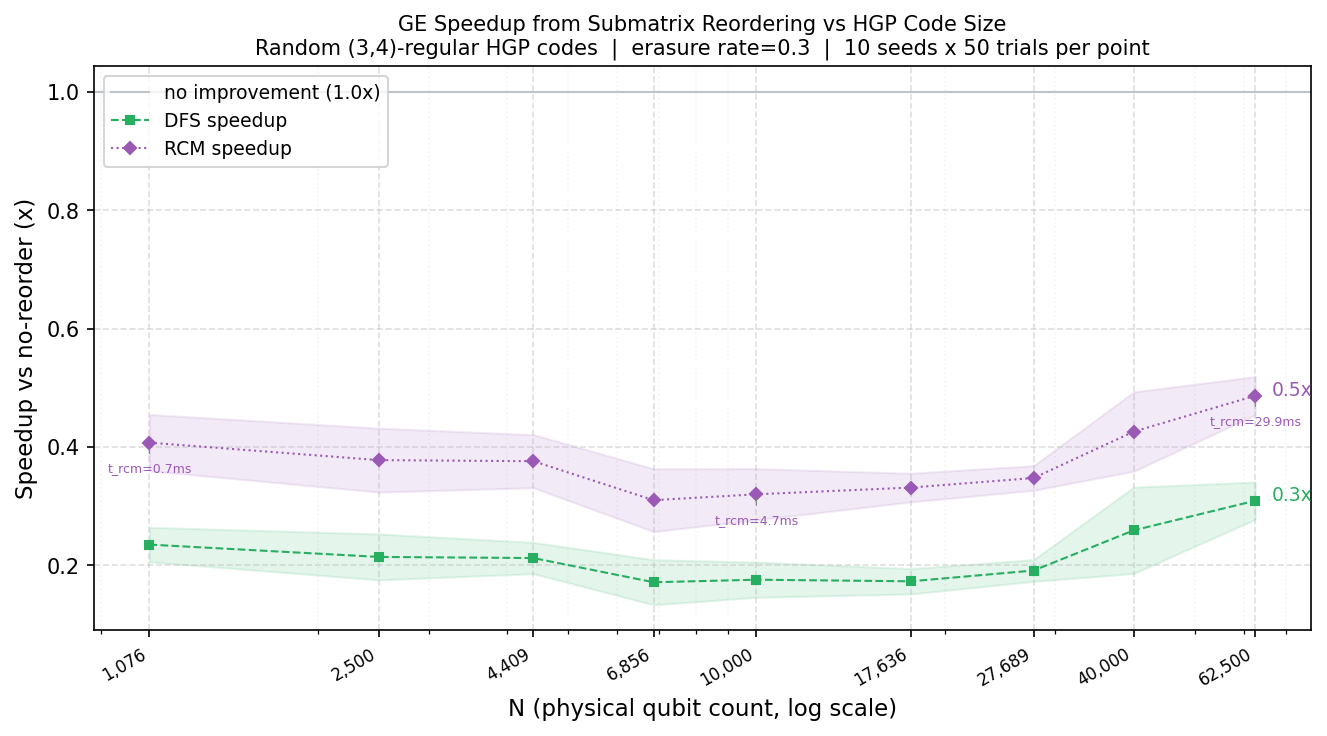

This figure's Python source:
# scaling_experiment.py
#
# Demonstrate that reordering (DFS, RCM) provides increasing GE speedup
# as HGP code size grows. Uses random (3,4)-regular classical seed codes
# to build HGP codes across a wide range of N (physical qubit count).
#
# Design:
#   - 9 code sizes: N ≈ 625 to 35000
#   - 10 random seed codes per size (k=0..9)
#   - Fixed erasure rate 0.30
#   - 50 trials per (code, strategy)
#   - Speedup ratio = mean_t_ge[none] / mean_t_ge[strategy]
#   - GE time averaged over GE-needed trials only
#
# Output:
#   stats_scaling_experiment.msgpack  — all raw data
#   scaling_experiment.png            — speedup ratio vs N plot
#
# Usage
# ─────
#   Run benchmark + plot (default):
#       python scaling_experiment.py
#
#   Benchmark only:
#       python scaling_experiment.py --benchmark
#
#   Plot only (requires stat file):
#       python scaling_experiment.py --plot
#
#   Custom parameters:
#       python scaling_experiment.py --trials 30 --seeds 5
#
#   Custom output paths:
#       python scaling_experiment.py --stat-file ./stats/scaling.msgpack
#                                    --plot-file ./plots/scaling.png
#
# From a notebook or another script:
#   from scaling_experiment import run_scaling_experiment, plot_scaling_experiment
#   run_scaling_experiment()
#   plot_scaling_experiment()

import numpy as np
import matplotlib.pyplot as plt
import matplotlib.lines as mlines
import time
import os
import argparse
import msgpack

# Import reorder functions and decoders from existing scripts
from experiments.peeling_reorder_benchmark import (
    no_reorder,
    dfs_reorder,
    cm_reorder,
    peeling_decoder,
    build_hgp,
    build_hgp_sparse,
    get_row_nonzeros,
    extract_residual_submatrix,
)
from core.sparse_gaussian_elimination_v3 import erasure_decode_sparse_v3
# from ge_decoder import erasure_decode_sparse_v3

# ── Experiment parameters ──────────────────────────────────────────────────

# Classical seed code lengths → HGP N values
# n=20  → N=625,   n=30  → N=1384,  n=40  → N=2500
# n=50  → N=3869,  n=60  → N=5625,  n=80  → N=10000
# n=100 → N=15625, n=120 → N=22500, n=150 → N=35044
CLASSICAL_SIZES = [20, 30, 40, 50, 60, 80, 100, 120, 150]
# CLASSICAL_SIZES = [20, 30, 40, 50]   # N up to ~10,000
ROW_WEIGHT      = 4
COL_WEIGHT      = 3
ERASURE_RATE    = 0.42
N_TRIALS        = 50
N_SEEDS         = 5
RANDOM_SEED     = 42       # base seed — seed k uses RANDOM_SEED + k
STAT_FILE       = "stats_scaling_experiment.msgpack"
PLOT_FILE       = "scaling_experiment.png"

REORDER_STRATEGIES = {
    "none": no_reorder,
    "dfs" : dfs_reorder,
    "rcm" : cm_reorder,
}

STRATEGY_STYLE = {
    "dfs": {
        "color"    : "#27ae60",
        "linestyle": "--",
        "marker"   : "s",
        "label"    : "DFS",
    },
    "rcm": {
        "color"    : "#9b59b6",
        "linestyle": ":",
        "marker"   : "D",
        "label"    : "RCM",
    },
}


# ── Random LDPC generator ──────────────────────────────────────────────────
def make_random_ldpc(n, row_weight, seed):
    """
    Generate a random (row_weight, col_weight)-regular classical LDPC
    parity-check matrix H of shape (m, n) where m = n * row_weight // col_weight.
    Each row has exactly row_weight nonzeros chosen uniformly at random.

    Inputs:
        n:          int, number of variable nodes
        row_weight: int, number of ones per row
        seed:       int, random seed

    Returns:
        H: numpy 2D array, dtype=int, shape (m, n)
    """
    rng = np.random.default_rng(seed)
    m   = n * row_weight // COL_WEIGHT
    H   = np.zeros((m, n), dtype=int)
    for i in range(m):
        cols       = rng.choice(n, size=row_weight, replace=False)
        H[i, cols] = 1
    return H


def hgp_N(n):
    """Return physical qubit count N for HGP built from classical code of length n."""
    m = n * ROW_WEIGHT // COL_WEIGHT
    return n * n + m * m


# ── Stat file I/O ──────────────────────────────────────────────────────────
def save_stats(stats, stat_file):
    """Serialize stats dict to msgpack binary file."""
    os.makedirs(os.path.dirname(stat_file) or ".", exist_ok=True)
    with open(stat_file, "wb") as f:
        msgpack.pack(stats, f)
    print(f"Stats saved → {stat_file}")


def load_stats(stat_file):
    """Load stats dict from msgpack binary file. Returns None if not found."""
    if not os.path.exists(stat_file):
        return None
    with open(stat_file, "rb") as f:
        return msgpack.unpack(f)


# ── Benchmark ──────────────────────────────────────────────────────────────
def run_scaling_experiment(
    classical_sizes = CLASSICAL_SIZES,
    row_weight      = ROW_WEIGHT,
    erasure_rate    = ERASURE_RATE,
    n_trials        = N_TRIALS,
    n_seeds         = N_SEEDS,
    random_seed     = RANDOM_SEED,
    stat_file       = STAT_FILE,
    debug           = False,
    use_dfs         = True,
):
    """
    Benchmark GE speedup from reordering across HGP code sizes.

    For each classical code size n and each random seed k:
        1. Generate random (3,4)-regular classical H
        2. Build HGP Hx
        3. For each strategy (none, dfs, rcm):
               Apply reorder ONCE — record t_reorder_ms
               Run 50 trials at erasure_rate=0.30:
                   peeling → if residual: Sparse GE v3
                   Record t_ge for GE-needed trials only
        4. Compute speedup_dfs = t_ge_none / t_ge_dfs
                  speedup_rcm = t_ge_none / t_ge_rcm

    Stat file schema:
    {
      "params": {
        "classical_sizes", "row_weight", "erasure_rate",
        "n_trials", "n_seeds", "random_seed"
      },
      "results": [
        {
          "n_classical"  : int,
          "N"            : int,
          "seed_k"       : int,
          "strategies"   : {
            "none" | "dfs" | "rcm": {
              "t_reorder_ms" : float,
              "t_ge"         : [float, ...],   GE-needed trials only
              "n_ge_trials"  : int,
              "n_peel_only"  : int,
              "t_ge_mean"    : float,
            }
          }
        }, ...
      ]
    }

    Inputs:
        classical_sizes: list of int, classical code lengths
        row_weight:      int
        erasure_rate:    float
        n_trials:        int, erasure patterns per (code, strategy)
        n_seeds:         int, random seed codes per size
        random_seed:     int, base seed — seed k uses random_seed + k*100
        stat_file:       str, output msgpack path
        use_dfs:         bool, if False excludes DFS strategy — useful at
                         high erasure rates where DFS slows GE significantly
                         (default: True)
        debug:           bool, if True prints per-step timing breakdown
                         showing t_reorder per strategy, t_peel, and t_ge
                         for one diagnostic trial before the main loop.
                         Use to identify which step dominates latency.
                         Turn off for production runs (default: False).
    """
    strategy_names = [
        s for s in REORDER_STRATEGIES.keys()
        if s != "dfs" or use_dfs
    ]

    print("Scaling Experiment — Reorder Speedup vs N")
    print("──────────────────────────────────────────")
    print(f"  classical sizes : {classical_sizes}")
    print(f"  N values        : {[hgp_N(n) for n in classical_sizes]}")
    print(f"  row weight      : {row_weight}")
    print(f"  erasure rate    : {erasure_rate}")
    print(f"  trials          : {n_trials}")
    print(f"  seeds per size  : {n_seeds}")
    print(f"  base seed       : {random_seed}")
    print(f"  stat file       : {stat_file}")
    print(f"  use_dfs         : {use_dfs}")
    print(f"  debug           : {debug}")
    print()

    results = []

    for n_cl in classical_sizes:
        m_cl = n_cl * row_weight // COL_WEIGHT
        N    = n_cl * n_cl + m_cl * m_cl
        print(f"── n={n_cl:3d}  m={m_cl:3d}  N={N:6d} ──────────────────")

        for k in range(n_seeds):
            seed = random_seed + k * 100
            H_cl = make_random_ldpc(n_cl, row_weight, seed=seed)
            Hx, _  = build_hgp_sparse(H_cl)   # sparse — avoids OOM at large N
            n_rows = Hx.shape[0]
            rng    = np.random.default_rng(seed)


            print(f"  seed k={k}  Hx={Hx.shape}", end="  ")

            # Apply and time each reordering strategy once
            reordered = {}
            for sname in strategy_names:
                fn = REORDER_STRATEGIES[sname]
                t0 = time.perf_counter()
                H_strat, _ = fn(Hx)
                t_ms = (time.perf_counter() - t0) * 1000
                reordered[sname] = {
                    "H"           : H_strat,
                    "t_reorder_ms": t_ms,
                }

            # ── Debug: per-step timing breakdown (one diagnostic trial) ──
            if debug:
                print(f"    [debug] timing breakdown for seed k={k}:")
                # t_reorder per strategy
                for sname in strategy_names:
                    t_ms = reordered[sname]["t_reorder_ms"]
                    print(f"      t_reorder [{sname:4s}] = {t_ms:8.2f} ms")

                # One diagnostic trial — time peeling and GE separately
                rng_diag    = np.random.default_rng(seed + 999)
                n_erased_d  = int(N * erasure_rate)
                erased_diag = rng_diag.choice(N, size=n_erased_d, replace=False)
                eset_diag   = set(erased_diag.tolist())
                sx_diag     = np.zeros(n_rows, dtype=int)

                # Time peeling on original Hx
                t0 = time.perf_counter()
                _, res_diag, res_syn_diag = peeling_decoder(
                    reordered["none"]["H"], sx_diag, eset_diag
                )
                t_peel_diag = (time.perf_counter() - t0) * 1000

                if res_diag:
                    s_res_diag = np.array(
                        [res_syn_diag.get(i, 0) for i in range(n_rows)],
                        dtype=int
                    )
                    # Extract submatrix
                    H_sub_d, active_d, _ = extract_residual_submatrix(
                        reordered["none"]["H"], res_diag
                    )
                    s_sub_d     = s_res_diag[active_d]
                    sub_eras_d  = set(range(H_sub_d.shape[1]))

                    # Time each strategy on submatrix
                    print(f"      t_peel [none] = {t_peel_diag:8.2f} ms  "
                          f"|residual| = {len(res_diag)}  "
                          f"H_sub = {H_sub_d.shape}")
                    for sname in strategy_names:
                        fn = REORDER_STRATEGIES[sname]
                        t0 = time.perf_counter()
                        H_sub_r_d, _ = fn(H_sub_d)
                        t_rsub = (time.perf_counter() - t0) * 1000
                        t0 = time.perf_counter()
                        erasure_decode_sparse_v3(H_sub_r_d, s_sub_d, sub_eras_d)
                        t_ge_d = (time.perf_counter() - t0) * 1000
                        print(f"      t_reorder_sub [{sname:4s}] = {t_rsub:8.2f} ms  "
                              f"t_ge = {t_ge_d:8.2f} ms  "
                              f"total = {t_rsub+t_ge_d:8.2f} ms")
                else:
                    print(f"      t_peel [none] = {t_peel_diag:8.2f} ms  "
                          f"peeling fully succeeded (no GE needed)")
                print()

            # Per-strategy raw storage
            # speedup = (t_reorder_sub + t_ge)[none] / (t_reorder_sub + t_ge)[strategy]
            # Both t_reorder_sub and t_ge are measured per trial on the residual submatrix
            raw = {
                sname: {
                    "t_reorder_sub": [],   # reorder submatrix — per trial
                    "t_ge"         : [],   # GE on reordered submatrix — per trial
                    "t_total"      : [],   # t_reorder_sub + t_ge — per trial
                    "n_ge_trials"  : 0,
                    "n_peel_only"  : 0,
                    "residual_sizes": [],  # |residual| per GE trial
                }
                for sname in strategy_names
            }

            sx = np.zeros(n_rows, dtype=int)

            # Trial loop — same erasure pattern for all strategies
            # Peeling runs ONCE per trial on original Hx — result shared
            n_erased = int(N * erasure_rate)
            for trial in range(n_trials):
                erased_bits = rng.choice(N, size=n_erased, replace=False)
                erasure_set = set(erased_bits.tolist())

                # Peeling on original Hx — untimed, shared across strategies
                _, residual, res_syn = peeling_decoder(
                    reordered["none"]["H"], sx, erasure_set
                )

                if not residual:
                    for sname in strategy_names:
                        raw[sname]["n_peel_only"] += 1
                    continue

                # Reconstruct residual syndrome vector
                s_res = np.array(
                    [res_syn.get(i, 0) for i in range(n_rows)],
                    dtype=int
                )

                # Extract residual submatrix — shared, untimed
                H_sub, active_rows, col_map = extract_residual_submatrix(
                    reordered["none"]["H"], residual
                )
                s_sub          = s_res[active_rows]
                sub_erasure    = set(range(H_sub.shape[1]))
                n_sub_cols     = H_sub.shape[1]

                for sname in strategy_names:
                    fn     = REORDER_STRATEGIES[sname]
                    bucket = raw[sname]

                    # Reorder submatrix — timed
                    t0 = time.perf_counter()
                    H_sub_r, _ = fn(H_sub)
                    t_reorder_sub = (time.perf_counter() - t0) * 1000

                    # GE on reordered submatrix — timed
                    t0 = time.perf_counter()
                    erasure_decode_sparse_v3(H_sub_r, s_sub, sub_erasure)
                    t_ge = (time.perf_counter() - t0) * 1000

                    t_total = t_reorder_sub + t_ge

                    bucket["t_reorder_sub"].append(t_reorder_sub)
                    bucket["t_ge"].append(t_ge)
                    bucket["t_total"].append(t_total)
                    bucket["n_ge_trials"]   += 1
                    bucket["residual_sizes"].append(len(residual))

            # Compute per-strategy means
            strategy_block = {}
            for sname in strategy_names:
                b = raw[sname]
                def mean_or_zero(lst):
                    return float(np.mean(lst)) if lst else 0.0
                strategy_block[sname] = {
                    "t_reorder_full_ms": float(reordered[sname]["t_reorder_ms"]),
                    "t_reorder_sub"    : [float(x) for x in b["t_reorder_sub"]],
                    "t_ge"             : [float(x) for x in b["t_ge"]],
                    "t_total"          : [float(x) for x in b["t_total"]],
                    "n_ge_trials"      : b["n_ge_trials"],
                    "n_peel_only"      : b["n_peel_only"],
                    "residual_sizes"   : b["residual_sizes"],
                    "t_total_mean"     : mean_or_zero(b["t_total"]),
                    "t_ge_mean"        : mean_or_zero(b["t_ge"]),
                    "residual_mean"    : mean_or_zero(b["residual_sizes"]),
                }

            # Compute speedup: (reorder_sub + GE)[none] / (reorder_sub + GE)[strategy]
            t_none = strategy_block["none"]["t_total_mean"]
            speedups = {}
            for sname in [s for s in strategy_names if s != "none"]:
                t_s = strategy_block[sname]["t_total_mean"]
                speedups[sname] = (
                    float(t_none / t_s) if t_s > 0 else 1.0
                )

            results.append({
                "n_classical": n_cl,
                "N"          : N,
                "seed_k"     : k,
                "strategies" : strategy_block,
                "speedups"   : speedups,
            })

            # Console summary
            n_ge     = strategy_block["none"]["n_ge_trials"]
            res_mean = strategy_block["none"]["residual_mean"]
            t_none_ms = strategy_block["none"]["t_total_mean"]
            speedup_parts = "  ".join(
                f"speedup_{sname}={speedups[sname]:.2f}x"
                for sname in speedups
            )
            print(
                f"|residual|_mean={res_mean:.0f}  "
                f"t_total_none={t_none_ms:.2f}ms(n={n_ge})  "
                f"{speedup_parts}"
            )

        print()

    # Save all results
    output = {
        "params": {
            "classical_sizes": classical_sizes,
            "row_weight"     : row_weight,
            "erasure_rate"   : erasure_rate,
            "n_trials"       : n_trials,
            "n_seeds"        : n_seeds,
            "random_seed"    : random_seed,
        },
        "results": results,
    }
    save_stats(output, stat_file)
    return output


# ── Plot ───────────────────────────────────────────────────────────────────
def plot_scaling_experiment(
    stat_file = STAT_FILE,
    plot_file = PLOT_FILE,
):
    """
    Load scaling experiment stats and produce speedup ratio vs N plot.

    X-axis: N (physical qubit count, log scale)
    Y-axis: speedup ratio = t_total[none] / t_total[strategy] (linear)
    Lines:  DFS speedup, RCM speedup
    Bands:  +/- 1 std across n_seeds random codes per N point
    Ref:    horizontal line at 1.0 (no improvement baseline)

    Inputs:
        stat_file: str, path to msgpack file from run_scaling_experiment
        plot_file: str, output PNG path
    """
    if not os.path.exists(stat_file):
        raise FileNotFoundError(
            f"Stat file not found: '{stat_file}'. "
            f"Run --benchmark first."
        )

    with open(stat_file, "rb") as f:
        data = msgpack.unpack(f)

    params  = data["params"]
    results = data["results"]

    # Aggregate speedups per N
    from collections import defaultdict
    speedups_by_N  = defaultdict(lambda: {"dfs": [], "rcm": []})
    t_reorder_by_N = defaultdict(lambda: {"dfs": [], "rcm": [], "none": []})

    for entry in results:
        N      = entry["N"]
        sp     = entry["speedups"]
        strats = entry["strategies"]
        speedups_by_N[N]["dfs"].append(sp.get("dfs", 1.0))
        speedups_by_N[N]["rcm"].append(sp.get("rcm", 1.0))
        for sname in ["none", "dfs", "rcm"]:
            if sname in strats:
                t_reorder_by_N[N][sname].append(
                    strats[sname].get("t_reorder_full_ms",
                    strats[sname].get("t_reorder_ms", 0.0))
                )

    N_sorted = sorted(speedups_by_N.keys())

    if not N_sorted:
        print("No results found in stat file — nothing to plot.")
        return

    # Compute mean and std per N
    summary = {}
    for N in N_sorted:
        summary[N] = {}
        for sname in list(speedups_by_N[N].keys()):
            vals = speedups_by_N[N][sname]
            if vals:
                summary[N][sname] = {
                    "mean": float(np.mean(vals)),
                    "std" : float(np.std(vals)),
                }

    # ── Figure ────────────────────────────────────────────────────────────
    fig, ax = plt.subplots(figsize=(9, 5))

    ax.axhline(
        y=1.0, color="#bdc3c7", linestyle="-",
        linewidth=1, label="no improvement (1.0x)",
    )

    available = [s for s in ["dfs", "rcm"]
                 if any(s in summary.get(N, {}) for N in N_sorted)]
    for sname in available:
        style = STRATEGY_STYLE[sname]
        means = np.array([summary[N][sname]["mean"] for N in N_sorted if sname in summary.get(N, {})])
        stds  = np.array([summary[N][sname]["std"]  for N in N_sorted if sname in summary.get(N, {})])

        ax.plot(
            N_sorted, means,
            color=style["color"],
            linestyle=style["linestyle"],
            marker=style["marker"],
            linewidth=1, markersize=4,
            label=f"{style['label']} speedup",
        )
        ax.fill_between(
            N_sorted,
            np.maximum(means - stds, 0),
            means + stds,
            color=style["color"], alpha=0.12,
        )

        if len(N_sorted) > 0:
            ax.annotate(
                f"{means[-1]:.1f}x",
                xy=(N_sorted[-1], means[-1]),
                xytext=(8, 0),
                textcoords="offset points",
                fontsize=9, color=style["color"],
            )

    # Annotate t_reorder_sub cost at selected N points
    raw_indices      = [0, len(N_sorted)//2, len(N_sorted)-1]
    annotate_indices = sorted(set(raw_indices))
    for idx in annotate_indices:
        N = N_sorted[idx]
        t_rcm_vals = t_reorder_by_N[N]["rcm"]
        if t_rcm_vals:
            t_rcm_mean = float(np.mean(t_rcm_vals))
            rcm_mean   = summary[N]["rcm"]["mean"]
            ax.annotate(
                f"t_rcm={t_rcm_mean:.1f}ms",
                xy=(N, rcm_mean),
                xytext=(0, -14),
                textcoords="offset points",
                fontsize=6, color=STRATEGY_STYLE["rcm"]["color"],
                ha="center",
                arrowprops=dict(arrowstyle="-", color="gray", lw=0.5),
            )

    ax.set_xscale("log")
    ax.set_xlabel("N (physical qubit count, log scale)", fontsize=11)
    ax.set_ylabel("Speedup vs no-reorder (x)", fontsize=11)
    ax.set_title(
        "GE Speedup from Submatrix Reordering vs HGP Code Size\n"
        f"Random (3,4)-regular HGP codes  |  "
        f"erasure rate={params['erasure_rate']}  |  "
        f"{params['n_seeds']} seeds x {params['n_trials']} trials per point",
        fontsize=10,
    )

    ax.set_xticks(N_sorted)
    ax.set_xticklabels(
        [f"{N:,}" for N in N_sorted],
        rotation=30, ha="right", fontsize=8,
    )
    ax.grid(True, which="major", linestyle="--", alpha=0.4)
    ax.grid(True, which="minor", linestyle=":", alpha=0.15)
    ax.legend(fontsize=9, loc="upper left")

    plt.tight_layout()
    plt.savefig(plot_file, dpi=150, bbox_inches="tight")
    plt.show()
    print(f"Plot saved to {plot_file}")


if __name__ == "__main__":

    parser = argparse.ArgumentParser(
        description=(
            "Benchmark GE speedup from reordering vs HGP code size.\n"
            "Default (no flags): runs benchmark then plots."
        )
    )
    parser.add_argument(
        "--benchmark", action="store_true",
        help="Run scaling experiment and save stats to msgpack file."
    )
    parser.add_argument(
        "--plot", action="store_true",
        help="Load stats and produce speedup plot."
    )
    parser.add_argument(
        "--stat-file", default=STAT_FILE,
        help=f"Path to msgpack stat file (default: {STAT_FILE})."
    )
    parser.add_argument(
        "--plot-file", default=PLOT_FILE,
        help=f"Path to output PNG (default: {PLOT_FILE})."
    )
    parser.add_argument(
        "--trials", type=int, default=N_TRIALS,
        help=f"Trials per (code, strategy) (default: {N_TRIALS})."
    )
    parser.add_argument(
        "--seeds", type=int, default=N_SEEDS,
        help=f"Random seed codes per size (default: {N_SEEDS})."
    )
    parser.add_argument(
        "--seed", type=int, default=RANDOM_SEED,
        help=f"Base random seed (default: {RANDOM_SEED})."
    )
    parser.add_argument(
        "--debug", action="store_true",
        help=(
            "Print per-step timing breakdown (t_reorder, t_peel, t_ge) "
            "for one diagnostic trial per seed. "
            "Use to identify which step dominates latency. "
            "Turn off for production runs."
        )
    )
    parser.add_argument(
        "--no-dfs", action="store_true",
        help=(
            "Exclude DFS reordering strategy from the experiment. "
            "Useful at high erasure rates where DFS slows GE significantly. "
            "When set, only none and rcm strategies are benchmarked."
        )
    )
    args = parser.parse_args()

    if not args.benchmark and not args.plot:
        args.benchmark = True
        args.plot      = True

    if args.benchmark:
        run_scaling_experiment(
            n_trials    = args.trials,
            n_seeds     = args.seeds,
            random_seed = args.seed,
            stat_file   = args.stat_file,
            debug       = args.debug,
            use_dfs     = not args.no_dfs,
        )

    if args.plot:
        plot_scaling_experiment(
            stat_file = args.stat_file,
            plot_file = args.plot_file,
        )
